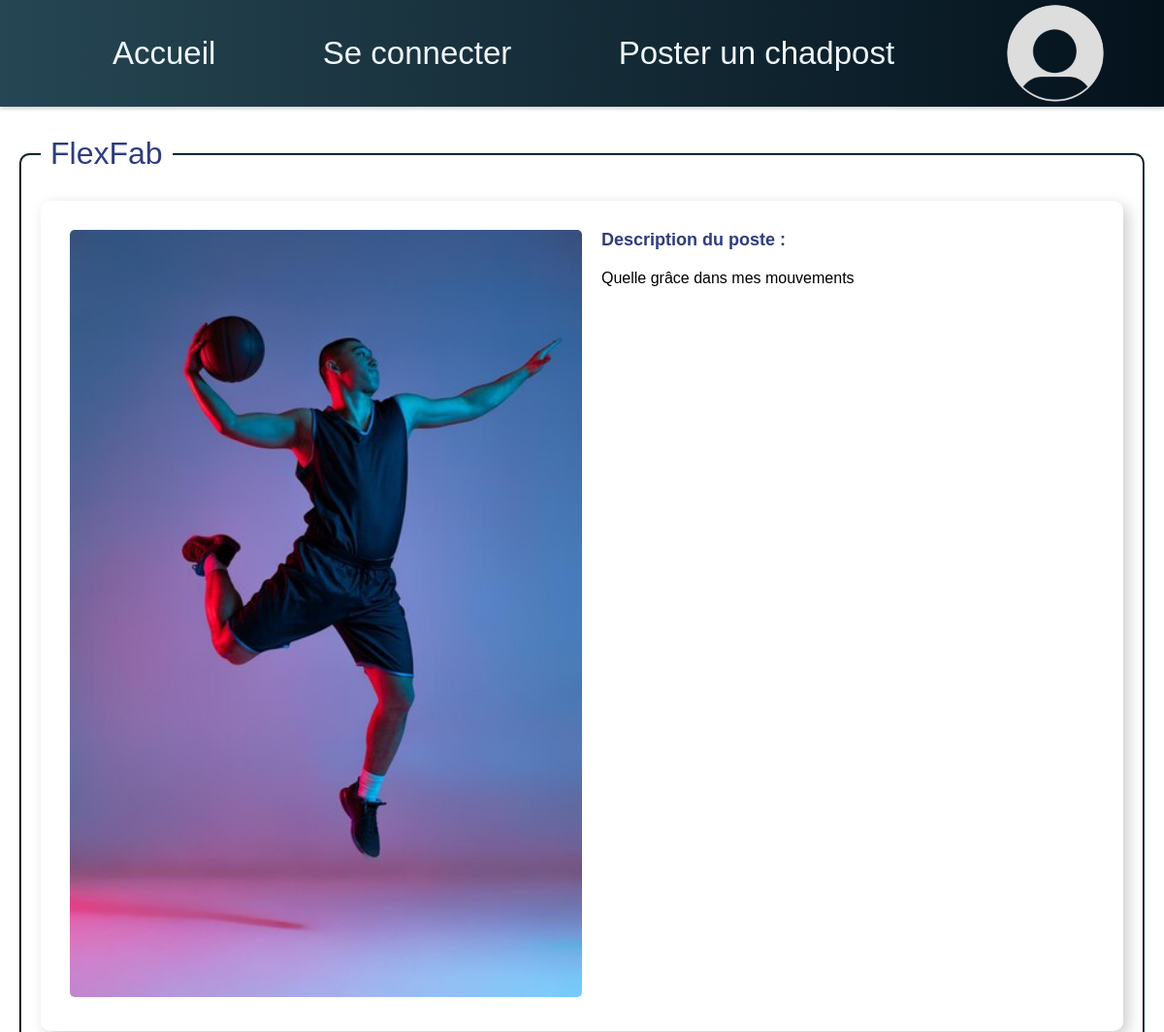
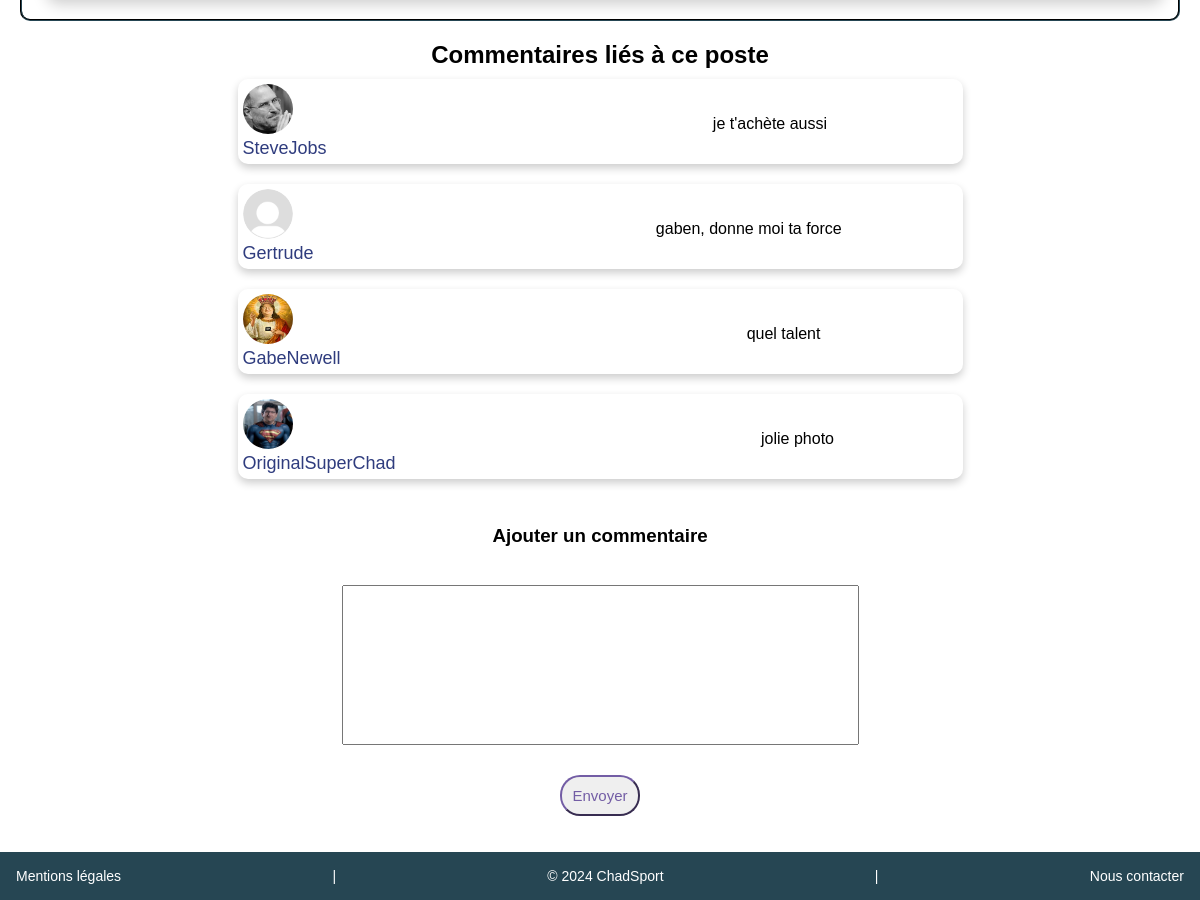
Screenshot of /post.php?post=25 with the database file from the repository (2 pictures, top to bottom).
### tables this page shows
CREATE TABLE `post` (
  `Id_Post` int(11) NOT NULL,
  `contenu` varchar(4000) DEFAULT NULL,
  `image_post` varchar(50) DEFAULT NULL,
  `date_post` datetime DEFAULT NULL,
  `Id_Membre` int(11) NOT NULL
);

CREATE TABLE `membre` (
  `Id_Membre` int(11) NOT NULL,
  `email` varchar(50) NOT NULL,
  `mot_de_passe` varchar(50) NOT NULL,
  `pseudo` varchar(50) DEFAULT NULL,
  `administrateur` tinyint(1) DEFAULT NULL,
  `image_profil` varchar(10) DEFAULT NULL,
  `banniere_profil` varchar(50) DEFAULT NULL,
  `banni` tinyint(1) DEFAULT NULL
);

CREATE TABLE `commentaire` (
  `Id_Commentaire` int(11) NOT NULL,
  `date_commentaire` datetime DEFAULT NULL,
  `contenu_commentaire` varchar(200) DEFAULT NULL,
  `Id_Post` int(11) NOT NULL,
  `Id_Membre` int(11) NOT NULL
);

### include/fonctions.php (called while the page is built)
<?php function getPseudoById($userId, $mysqlClient) {
    $sqlQuery = "SELECT pseudo FROM Membre WHERE Id_Membre = :userId";
    $query = $mysqlClient->prepare($sqlQuery);
    $query->bindParam(':userId', $userId);
    $query->execute();
    $result = $query->fetch(PDO::FETCH_ASSOC);
    return $result['pseudo'];
}?>

### post.php (the view, shortened to what this page needs)
<?php
require_once(__DIR__ . '/include/fonctions.php');
require_once(__DIR__ . '/include/db_config.php');
$Id_Post = filter_var($_GET['post'], FILTER_UNSAFE_RAW);
$sqlQuery = "SELECT * FROM post
            WHERE Id_Post = :id_post";
$query = $mysqlClient->prepare($sqlQuery);
$query->bindParam(':id_post', $Id_Post);
$query->execute();
$post = $query->fetch(PDO::FETCH_ASSOC);
$pseudomembre = getPseudoById($post['Id_Membre'], $mysqlClient); ?>
<!DOCTYPE html>
<head>
    <link href="style.css" rel="stylesheet">
</head>
<body>
    <?php require_once(__DIR__ . '/include/header.php'); ?>
</html>
    <fieldset class="post">
        <legend><p class="pseudonyme"><?php echo $pseudomembre;?></p></legend>
        <div class="img_text">
        <img class="post-picture" src="<?php echo 'images/posts/'.$post['Id_Post'].'.'.$post['image_post'];?>" alt="image du post"/>
        <h2 class="description_poste">Description du poste : </h2><br>
        <p class="post-text"><?php echo $post['contenu']; ?></p>
        </div>
    </fieldset>
    <?php
    $sqlQuery = "SELECT *  FROM commentaire WHERE Id_Post = :id_post
                    ORDER BY date_commentaire DESC";
    $commentQuery = $mysqlClient->prepare($sqlQuery);
    $commentQuery->bindParam(':id_post', $post['Id_Post']);
    $commentQuery->execute();
    $comments = $commentQuery->fetchAll(PDO::FETCH_ASSOC);
    ?>
    <div class="all_comment">
    <?php
    if (count($comments) === 0) {
        ?> <h2>*Aucun commentaire pour ce poste*</h2><br> <?php
    }
    else{
        ?> <h2>Commentaires liés à ce poste</h2> <?php
    }
    foreach ($comments as $comment) { ?>
        <div class="comment">
                  <?php
                  $sqlQuery = "SELECT image_profil FROM membre WHERE Id_Membre = :id_comment";
                  $extensionQuery = $mysqlClient->prepare($sqlQuery);
                  $extensionQuery->bindParam(':id_comment',$comment['Id_Membre']);
                  $extensionQuery->execute();
                  $result = $extensionQuery->fetch(PDO::FETCH_ASSOC);
                     $profilePic = 'images/profiles/'.$comment['Id_Membre'].'.'.$result["image_profil"];
                     $defaultPic = 'images/profiles/defaut.png';
                       if (!file_exists($profilePic)) {
                      $profilePic = $defaultPic;
                               }?>
                     <img class="comment-profile" src="<?php echo $profilePic; ?>" alt="photo de profil d'un commentaire"/>
                      <p class="pseudo_comment"><?php echo getPseudoById($comment['Id_Membre'], $mysqlClient);?></p>
            <p class="commentaire"><?php echo $comment['contenu_commentaire']; ?></p>
        </div>
    <?php }
    ?><br><br>
    <form method="POST" enctype="multipart/form-data">
    <div class="add_comment"><label for="content"><h3>Ajouter un commentaire</h3></label></div><br>
    <div class="textarea_comment"><textarea id="content" name="content" minlength="1" maxlength="200" cols = "40" rows="6"></textarea></div>
    <div class="submit_comment"><input type="submit" value="Envoyer"></div>
    </form>
    </div>
    <br>
    <br>
    <?php require_once(__DIR__ . '/include/footer.php'); ?>

### style.css (style rules this page uses)
* { margin: 0; padding: 0; }
.pseudonyme { font-size: xx-large; font-family: 'Lucida Sans', 'Lucida Sans Regular', 'Lucida Grande', 'Lucida Sans Unicode', Geneva, Verdana, sans-serif; font-weight: lighter; color: #2F3C7E; }
.post-picture { width: 50%; height: auto; max-width: 50%; float:left; margin:0px 20px 5px 0px; border-radius: 5px; }
.post-text { line-height: 1.4; }
.img_text { max-width: 100%; margin:0 auto; padding:30px; border-radius: 10px; box-shadow: 5px 5px 15px rgba(0, 0, 0, 0.2); word-wrap: break-word; }
.img_text::after { content:""; display: block; clear: both; }
.description_poste { font-size: large; font-family: 'Lucida Sans', 'Lucida Sans Regular', 'Lucida Grande', 'Lucida Sans Unicode', Geneva, Verdana, sans-serif; font-weight: bolder; color: #2F3C7E; }
.comment-profile { width: 100%; height: auto; max-width: 50px; }
body { font-family: Arial, sans-serif; margin: 0; padding: 0; box-sizing: border-box; }
.post { margin:20px; padding: 20px; border-radius: 10px; border-color: #264653; border-width: 2px; }
.all_comment { display: flex; align-items: center; justify-content: center; flex-direction: column; }
.comment { width: 60%; border-radius: 10px; box-shadow: 0 4px 8px 0 rgba(0,0,0,0.2); transition: 0.3s; margin: 10px; height: 80px; padding: 5px 0px 0px 5px; display: grid; grid-template-areas: 'a c' 'b c'; }
.comment-profile { width: 50px; height: 50px; border-radius: 50%; grid-area: a; }
.pseudo_comment { font-size: large; font-family: 'Lucida Sans', 'Lucida Sans Regular', 'Lucida Grande', 'Lucida Sans Unicode', Geneva, Verdana, sans-serif; font-weight: lighter; color: #2F3C7E; grid-area: b; }
.commentaire { padding: 10px; display: flex; grid-area: c; align-items: center; justify-content: center; }
.add_comment { text-align: center; }
.textarea_comment { display: flex; align-items: center; justify-content: center; }
.submit_comment { display: flex; align-items: center; justify-content: center; }
legend { padding: 10px; font-family: Verdana, Geneva, Tahoma, sans-serif; }
input[type='submit'], .share, .abonne_check { padding: 10px; color:#735DA5; border-color: #735DA5; font-size: 15px; border-radius: 20px; font-family: 'Lucida Sans', 'Lucida Sans Regular', 'Lucida Grande', 'Lucida Sans Unicode', Geneva, Verdana, sans-serif; }
textarea { resize : none; font-family: 'Lucida Sans', 'Lucida Sans Regular', 'Lucida Grande', 'Lucida Sans Unicode', Geneva, Verdana, sans-serif; font-size: 20px; margin: 20px 0px 30px 0px; padding: 10px; text-align: justify; }

### rows the page displays
post: Id_Membre.pseudo "FlexFab", contenu "Quelle grâce dans mes mouvements"
commentaire: shows a picture, Id_Membre.pseudo "SteveJobs", contenu_commentaire "je t'achète aussi"
commentaire: shows a picture, Id_Membre.pseudo "Gertrude", contenu_commentaire "gaben, donne moi ta force"
commentaire: shows a picture, Id_Membre.pseudo "GabeNewell", contenu_commentaire "quel talent"
commentaire: shows a picture, Id_Membre.pseudo "OriginalSuperChad", contenu_commentaire "jolie photo"
